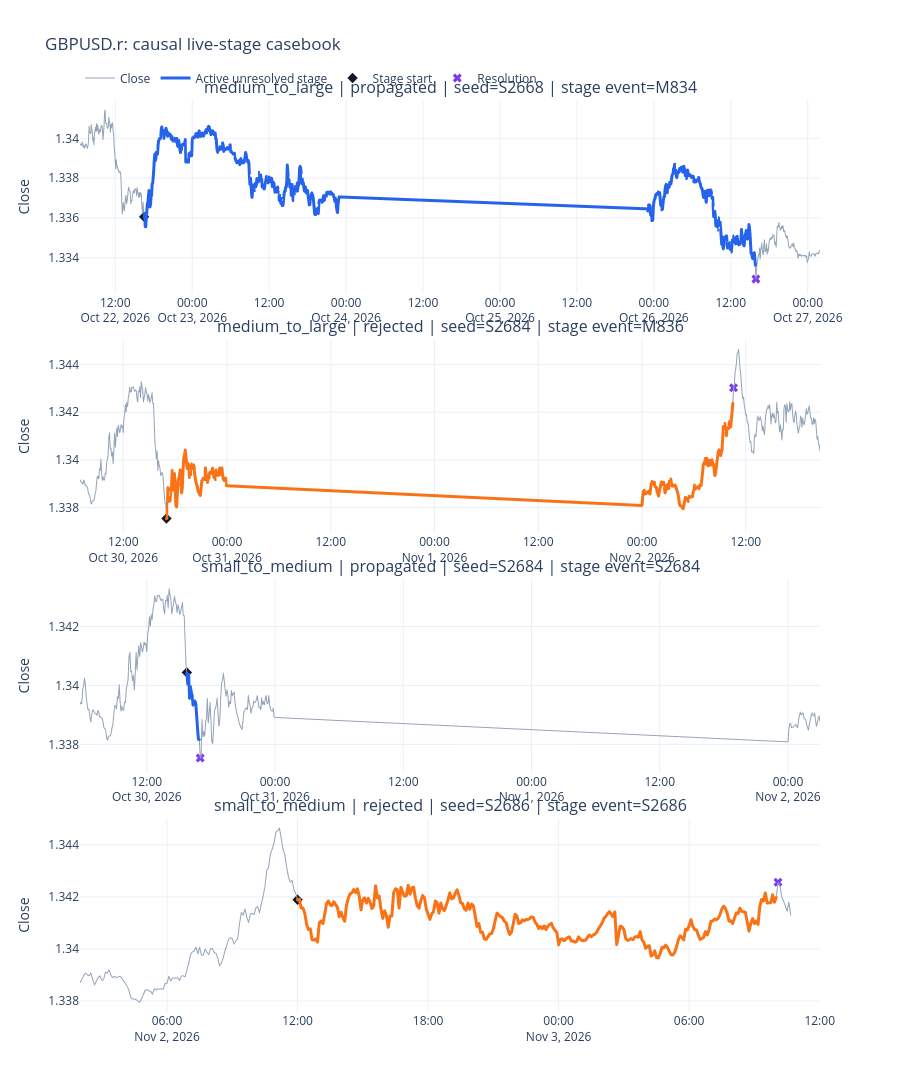

Notebook code cell kept with this figure:
### Code cell
def plot_live_stage_casebook(close: pd.Series, panel: pd.DataFrame, attempts: pd.DataFrame) -> go.Figure:
    figure = make_subplots(
        rows=len(attempts),
        cols=1,
        vertical_spacing=min(0.06, 0.20 / len(attempts)),
        subplot_titles=[
            (
                f"{attempt.stage} | {attempt.future_stage_outcome} | "
                f"seed={attempt.lineage_id} | stage event={attempt.stage_start_event_id}"
            )
            for attempt in attempts.itertuples(index=False)
        ],
    )
    outcome_colors = {
        AttemptOutcome.PROPAGATED.value: "#2563eb",
        AttemptOutcome.REJECTED.value: "#f97316",
    }

    for row_number, attempt in enumerate(attempts.itertuples(index=False), start=1):
        start_position = int(attempt.start_position)
        resolution_position = int(attempt.resolution_position)
        window_start = max(0, start_position - CASEBOOK_BARS_BEFORE)
        window_end = min(len(close), resolution_position + CASEBOOK_BARS_AFTER + 1)
        price_window = close.iloc[window_start:window_end]
        active_path = panel.loc[
            panel["lineage_id"].eq(attempt.lineage_id)
            & panel["stage"].eq(attempt.stage)
        ]

        figure.add_trace(go.Scattergl(
            x=price_window.index,
            y=price_window.to_numpy(),
            mode="lines",
            name="Close",
            legendgroup="close",
            showlegend=row_number == 1,
            line={"color": "#94a3b8", "width": 1.0},
            hovertemplate="time=%{x}<br>close=%{y:.5f}<extra></extra>",
        ), row=row_number, col=1)
        figure.add_trace(go.Scattergl(
            x=active_path["time"],
            y=active_path["price"],
            mode="lines",
            name="Active unresolved stage",
            legendgroup="active",
            showlegend=row_number == 1,
            line={"color": outcome_colors[attempt.future_stage_outcome], "width": 3.0},
            customdata=active_path[[
                "elapsed_bars", "target_progress", "max_target_progress",
                "lower_r_live", "nested_small_dccs",
            ]].to_numpy(),
            hovertemplate=(
                "time=%{x}<br>close=%{y:.5f}<br>elapsed=%{customdata[0]:.0f}<br>"
                "progress=%{customdata[1]:.2%}<br>max progress=%{customdata[2]:.2%}<br>"
                "live lower R=%{customdata[3]:.3e}<br>"
                "nested small DCCs=%{customdata[4]:.0f}<extra></extra>"
            ),
        ), row=row_number, col=1)
        figure.add_trace(go.Scatter(
            x=[attempt.stage_start_time],
            y=[close.iloc[start_position]],
            mode="markers",
            name="Stage start",
            legendgroup="stage_start",
            showlegend=row_number == 1,
            marker={"color": "#111827", "size": 8, "symbol": "diamond"},
            hovertemplate="stage start=%{x}<extra></extra>",
        ), row=row_number, col=1)
        figure.add_trace(go.Scatter(
            x=[attempt.stage_outcome_information_time],
            y=[close.iloc[resolution_position]],
            mode="markers",
            name="Resolution",
            legendgroup="resolution",
            showlegend=row_number == 1,
            marker={"color": "#7c3aed", "size": 8, "symbol": "x"},
            hovertemplate="outcome becomes known=%{x}<extra></extra>",
        ), row=row_number, col=1)
        figure.update_yaxes(title_text="Close", row=row_number, col=1)

    figure.update_layout(
        title=f"{SYMBOL}: causal live-stage casebook",
        template="plotly_white",
        height=max(650, 330 * len(attempts)),
        hovermode="closest",
        legend={"orientation": "h", "y": 1.04, "x": 0.0},
    )
    return figure


plot_live_stage_casebook(prices, live_panel, casebook_attempts).show()

### Figure 1 — Plotly figure (JSON) as saved in the notebook; plotly's stock layout.template omitted (floating-point values rounded to 4 significant figures; data arrays with more than 128 entries replaced by an {"elided": "..."} marker saying what was removed)
{"data": [{"hovertemplate": "time=%{x}<br>close=%{y:.5f}<extra></extra>", "legendgroup": "close", "line": {"color": "#94a3b8", "width": 1.0}, "mode": "lines", "name": "Close", "showlegend": true, "x": {"elided": "810 str values"}, "y": {"elided": "810 float values"}, "type": "scattergl", "xaxis": "x", "yaxis": "y"}, {"customdata": {"elided": "569x5 float values"}, "hovertemplate": "time=%{x}<br>close=%{y:.5f}<br>elapsed=%{customdata[0]:.0f}<br>progress=%{customdata[1]:.2%}<br>max progress=%{customdata[2]:.2%}<br>live lower R=%{customdata[3]:.3e}<br>nested small DCCs=%{customdata[4]:.0f}<extra></extra>", "legendgroup": "active", "line": {"color": "#2563eb", "width": 3.0}, "mode": "lines", "name": "Active unresolved stage", "showlegend": true, "x": {"elided": "569 str values"}, "y": {"elided": "569 float values"}, "type": "scattergl", "xaxis": "x", "yaxis": "y"}, {"hovertemplate": "stage start=%{x}<extra></extra>", "legendgroup": "stage_start", "marker": {"color": "#111827", "size": 8, "symbol": "diamond"}, "mode": "markers", "name": "Stage start", "showlegend": true, "x": ["2026-10-22T16:30:00+02:00"], "y": [1.336], "type": "scatter", "xaxis": "x", "yaxis": "y"}, {"hovertemplate": "outcome becomes known=%{x}<extra></extra>", "legendgroup": "resolution", "marker": {"color": "#7c3aed", "size": 8, "symbol": "x"}, "mode": "markers", "name": "Resolution", "showlegend": true, "x": ["2026-10-26T15:55:00+02:00"], "y": [1.333], "type": "scatter", "xaxis": "x", "yaxis": "y"}, {"hovertemplate": "time=%{x}<br>close=%{y:.5f}<extra></extra>", "legendgroup": "close", "line": {"color": "#94a3b8", "width": 1.0}, "mode": "lines", "name": "Close", "showlegend": false, "x": {"elided": "452 str values"}, "y": {"elided": "452 float values"}, "type": "scattergl", "xaxis": "x2", "yaxis": "y2"}, {"customdata": {"elided": "211x5 float values"}, "hovertemplate": "time=%{x}<br>close=%{y:.5f}<br>elapsed=%{customdata[0]:.0f}<br>progress=%{customdata[1]:.2%}<br>max progress=%{customdata[2]:.2%}<br>live lower R=%{customdata[3]:.3e}<br>nested small DCCs=%{customdata[4]:.0f}<extra></extra>", "legendgroup": "active", "line": {"color": "#f97316", "width": 3.0}, "mode": "lines", "name": "Active unresolved stage", "showlegend": false, "x": {"elided": "211 str values"}, "y": {"elided": "211 float values"}, "type": "scattergl", "xaxis": "x2", "yaxis": "y2"}, {"hovertemplate": "stage start=%{x}<extra></extra>", "legendgroup": "stage_start", "marker": {"color": "#111827", "size": 8, "symbol": "diamond"}, "mode": "markers", "name": "Stage start", "showlegend": false, "x": ["2026-10-30T17:00:00+02:00"], "y": [1.338], "type": "scatter", "xaxis": "x2", "yaxis": "y2"}, {"hovertemplate": "outcome becomes known=%{x}<extra></extra>", "legendgroup": "resolution", "marker": {"color": "#7c3aed", "size": 8, "symbol": "x"}, "mode": "markers", "name": "Resolution", "showlegend": false, "x": ["2026-11-02T10:35:00+02:00"], "y": [1.343], "type": "scatter", "xaxis": "x2", "yaxis": "y2"}, {"hovertemplate": "time=%{x}<br>close=%{y:.5f}<extra></extra>", "legendgroup": "close", "line": {"color": "#94a3b8", "width": 1.0}, "mode": "lines", "name": "Close", "showlegend": false, "x": {"elided": "256 str values"}, "y": {"elided": "256 float values"}, "type": "scattergl", "xaxis": "x3", "yaxis": "y3"}, {"customdata": [[0.0, 0.5304, 0.5304, 0.0001061, 0.0], [1.0, 0.603, 0.603, 0.0001149, 0.0], [2.0, 0.5416, 0.603, 9.847e-05, 0.0], [3.0, 0.6923, 0.6923, 0.0001204, 0.0], [4.0, 0.6179, 0.6923, 0.000103, 0.0], [5.0, 0.6532, 0.6923, 0.0001045, 0.0], [6.0, 0.6737, 0.6923, 0.0001036, 0.0], [7.0, 0.7351, 0.7351, 0.0001089, 0.0], [8.0, 0.7147, 0.7351, 0.0001021, 0.0], [9.0, 0.7091, 0.7351, 9.78e-05, 0.0], [10.0, 0.7221, 0.7351, 9.628e-05, 0.0], [11.0, 0.8003, 0.8003, 0.0001033, 0.0], [12.0, 0.8822, 0.8822, 0.0001103, 0.0], [13.0, 0.9492, 0.9492, 0.000115, 0.0], [14.0, 0.9529, 0.9529, 0.0001121, 0.0]], "hovertemplate": "time=%{x}<br>close=%{y:.5f}<br>elapsed=%{customdata[0]:.0f}<br>progress=%{customdata[1]:.2%}<br>max progress=%{customdata[2]:.2%}<br>live lower R=%{customdata[3]:.3e}<br>nested small DCCs=%{customdata[4]:.0f}<extra></extra>", "legendgroup": "active", "line": {"color": "#2563eb", "width": 3.0}, "mode": "lines", "name": "Active unresolved stage", "showlegend": false, "x": ["2026-10-30T15:45:00.000000", "2026-10-30T15:50:00.000000", "2026-10-30T15:55:00.000000", "2026-10-30T16:00:00.000000", "2026-10-30T16:05:00.000000", "2026-10-30T16:10:00.000000", "2026-10-30T16:15:00.000000", "2026-10-30T16:20:00.000000", "2026-10-30T16:25:00.000000", "2026-10-30T16:30:00.000000", "2026-10-30T16:35:00.000000", "2026-10-30T16:40:00.000000", "2026-10-30T16:45:00.000000", "2026-10-30T16:50:00.000000", "2026-10-30T16:55:00.000000"], "y": [1.34, 1.34, 1.34, 1.34, 1.34, 1.34, 1.34, 1.339, 1.339, 1.339, 1.339, 1.339, 1.339, 1.338, 1.338], "type": "scattergl", "xaxis": "x3", "yaxis": "y3"}, {"hovertemplate": "stage start=%{x}<extra></extra>", "legendgroup": "stage_start", "marker": {"color": "#111827", "size": 8, "symbol": "diamond"}, "mode": "markers", "name": "Stage start", "showlegend": false, "x": ["2026-10-30T15:45:00+02:00"], "y": [1.34], "type": "scatter", "xaxis": "x3", "yaxis": "y3"}, {"hovertemplate": "outcome becomes known=%{x}<extra></extra>", "legendgroup": "resolution", "marker": {"color": "#7c3aed", "size": 8, "symbol": "x"}, "mode": "markers", "name": "Resolution", "showlegend": false, "x": ["2026-10-30T17:00:00+02:00"], "y": [1.338], "type": "scatter", "xaxis": "x3", "yaxis": "y3"}, {"hovertemplate": "time=%{x}<br>close=%{y:.5f}<extra></extra>", "legendgroup": "close", "line": {"color": "#94a3b8", "width": 1.0}, "mode": "lines", "name": "Close", "showlegend": false, "x": {"elided": "393 str values"}, "y": {"elided": "393 float values"}, "type": "scattergl", "xaxis": "x4", "yaxis": "y4"}, {"customdata": {"elided": "265x5 float values"}, "hovertemplate": "time=%{x}<br>close=%{y:.5f}<br>elapsed=%{customdata[0]:.0f}<br>progress=%{customdata[1]:.2%}<br>max progress=%{customdata[2]:.2%}<br>live lower R=%{customdata[3]:.3e}<br>nested small DCCs=%{customdata[4]:.0f}<extra></extra>", "legendgroup": "active", "line": {"color": "#f97316", "width": 3.0}, "mode": "lines", "name": "Active unresolved stage", "showlegend": false, "x": {"elided": "265 str values"}, "y": {"elided": "265 float values"}, "type": "scattergl", "xaxis": "x4", "yaxis": "y4"}, {"hovertemplate": "stage start=%{x}<extra></extra>", "legendgroup": "stage_start", "marker": {"color": "#111827", "size": 8, "symbol": "diamond"}, "mode": "markers", "name": "Stage start", "showlegend": false, "x": ["2026-11-02T12:00:00+02:00"], "y": [1.342], "type": "scatter", "xaxis": "x4", "yaxis": "y4"}, {"hovertemplate": "outcome becomes known=%{x}<extra></extra>", "legendgroup": "resolution", "marker": {"color": "#7c3aed", "size": 8, "symbol": "x"}, "mode": "markers", "name": "Resolution", "showlegend": false, "x": ["2026-11-03T10:05:00+02:00"], "y": [1.343], "type": "scatter", "xaxis": "x4", "yaxis": "y4"}], "layout": {"xaxis": {"anchor": "y", "domain": [0.0, 1.0]}, "yaxis": {"anchor": "x", "domain": [0.7875, 1.0], "title": {"text": "Close"}}, "xaxis2": {"anchor": "y2", "domain": [0.0, 1.0]}, "yaxis2": {"anchor": "x2", "domain": [0.525, 0.7375], "title": {"text": "Close"}}, "xaxis3": {"anchor": "y3", "domain": [0.0, 1.0]}, "yaxis3": {"anchor": "x3", "domain": [0.2625, 0.475], "title": {"text": "Close"}}, "xaxis4": {"anchor": "y4", "domain": [0.0, 1.0]}, "yaxis4": {"anchor": "x4", "domain": [0.0, 0.2125], "title": {"text": "Close"}}, "annotations": [{"font": {"size": 16}, "showarrow": false, "text": "medium_to_large | propagated | seed=S2668 | stage event=M834", "x": 0.5, "xanchor": "center", "xref": "paper", "y": 1.0, "yanchor": "bottom", "yref": "paper"}, {"font": {"size": 16}, "showarrow": false, "text": "medium_to_large | rejected | seed=S2684 | stage event=M836", "x": 0.5, "xanchor": "center", "xref": "paper", "y": 0.7375, "yanchor": "bottom", "yref": "paper"}, {"font": {"size": 16}, "showarrow": false, "text": "small_to_medium | propagated | seed=S2684 | stage event=S2684", "x": 0.5, "xanchor": "center", "xref": "paper", "y": 0.475, "yanchor": "bottom", "yref": "paper"}, {"font": {"size": 16}, "showarrow": false, "text": "small_to_medium | rejected | seed=S2686 | stage event=S2686", "x": 0.5, "xanchor": "center", "xref": "paper", "y": 0.2125, "yanchor": "bottom", "yref": "paper"}], "legend": {"orientation": "h", "y": 1.04, "x": 0.0}, "title": {"text": "GBPUSD.r: causal live-stage casebook"}, "height": 1320, "hovermode": "closest"}}
